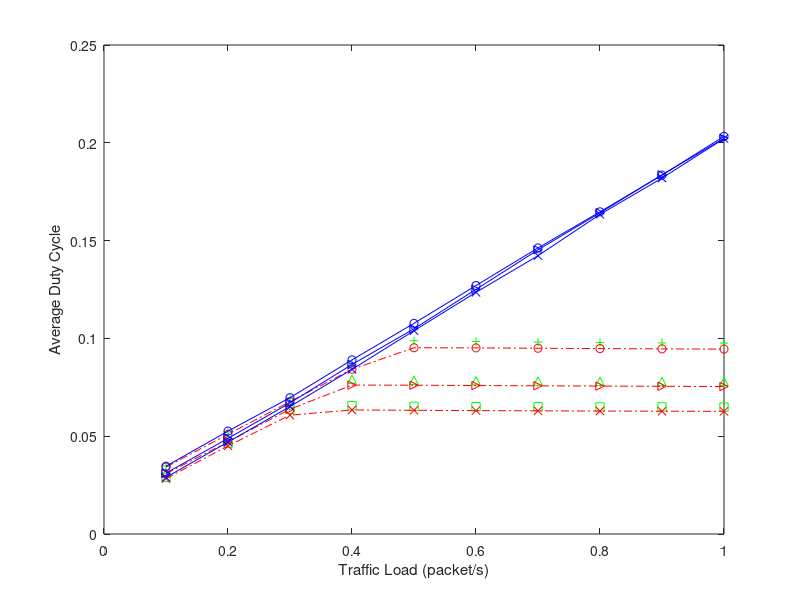

Here is the MATLAB script that generated this plot: (Note: this script raises an error after producing the figure.)
% Plot duty cycle, chain topology, 10 hops, \xi = 14, 17, 20,fixed arrival rate=0.1:0.1:1
% PRI-basic, PRI-ASM (adaptive schedule maintaince)
analysis_14=[0.0348	0.0521	0.0695	0.0869	0.0988	0.0984	0.0981	0.0979	0.0977	0.0976];
analysis_18=[0.0313	0.0487	0.066	0.0791	0.0786	0.0784	0.0782	0.0781	0.078	0.078];
analysis_22=[0.029	0.0464	0.0637	0.0656	0.0653	0.0651	0.0651	0.065	0.065	0.0649];
basic_14=[0.034209177	0.050986435	0.067668193	0.084205635	0.095225307	0.095152398	0.094968801	0.094798968	0.094652461	0.094519467];
basic_18=[0.030818338	0.047160124	0.063841973	0.076140495	0.07608098	0.075909025	0.075758301	0.075621468	0.075509639	0.075405496];
basic_22=[0.028300296	0.045048086	0.060774901	0.063414094	0.063246666	0.063085746	0.062967484	0.062859235	0.062775073	0.06271285];
asm_14=[0.034632357	0.052619685	0.069681314	0.089006667	0.107691588	0.127020337	0.146252748	0.164705802	0.183466874	0.203331707];
asm_18=[0.031127041	0.048878809	0.067031491	0.086667434	0.104906144	0.125070145	0.145264621	0.164224411	0.183633753	0.202269007];
asm_22=[0.028963275	0.046988983	0.065151957	0.084177009	0.103935924	0.123561244	0.142281391	0.163405648	0.181939861	0.202147992];

figure;
hold off;
arrival_rate=0.1:0.1:1;
plot(arrival_rate,analysis_14,'g+');
hold on;
plot(arrival_rate,analysis_18,'g^');
plot(arrival_rate,analysis_22,'gs');

plot(arrival_rate,basic_14,'ro-.');
plot(arrival_rate,basic_18,'r>-.');
plot(arrival_rate,basic_22,'rx-.');


plot(arrival_rate,asm_14,'bo-');
plot(arrival_rate,asm_18,'b>-');
plot(arrival_rate,asm_22,'bx-');

% set(gca,'XTick',0.05:0.05:0.5);
% set(gca,'XTickLabel',0.05:0.05:0.5);
%set(gca,'Xdir','reverse')

%axis([0.05 0.5 0.012 0.026]);
xlabel('Traffic Load (packet/s)');
ylabel('Average Duty Cycle');
legend('model, basic, {{\it{\xi}} = 14}','model, basic, {{\it{\xi}} = 18}','model, basic, {{\it{\xi}} = 22}', ...
    'sim, basic, {{\it{\xi}} = 14}','sim, basic, {{\it{\xi}} = 18}','sim, basic, {{\it{\xi}} = 22}', ...
    'sim, ASM, {{\it{\xi}} = 14}','sim, ASM, {{\it{\xi}} = 18}','sim, ASM, {{\it{\xi}} = 22}',2);
% grid on;